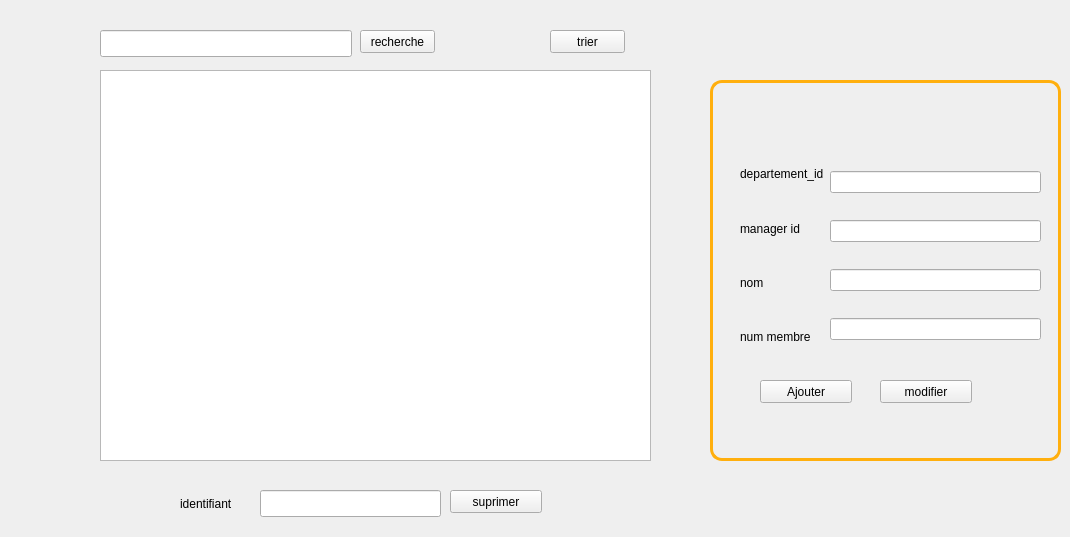
      <widget class="QWidget" name="page_12">
       <widget class="QLineEdit" name="lineEditrecherchee_2">
        <property name="geometry">
         <rect>
          <x>100</x>
          <y>30</y>
          <width>252</width>
          <height>27</height>
         </rect>
        </property>
        <property name="styleSheet">
         <string notr="true"/>
        </property>
        <property name="text">
         <string/>
        </property>
       </widget>
       <widget class="QTableView" name="tabemployee_2">
        <property name="geometry">
         <rect>
          <x>100</x>
          <y>70</y>
          <width>551</width>
          <height>391</height>
         </rect>
        </property>
       </widget>
       <widget class="QPushButton" name="pb_trierr_2">
        <property name="geometry">
         <rect>
          <x>550</x>
          <y>30</y>
          <width>75</width>
          <height>23</height>
         </rect>
        </property>
        <property name="text">
         <string>trier</string>
        </property>
       </widget>
       <widget class="QPushButton" name="pb_ajouterr_2">
        <property name="geometry">
         <rect>
          <x>760</x>
          <y>380</y>
          <width>92</width>
          <height>23</height>
         </rect>
        </property>
        <property name="styleSheet">
         <string notr="true"/>
        </property>
        <property name="text">
         <string>Ajouter</string>
        </property>
       </widget>
       <widget class="QPushButton" name="pb_supprimerr_2">
        <property name="geometry">
         <rect>
          <x>450</x>
          <y>490</y>
          <width>92</width>
          <height>23</height>
         </rect>
        </property>
        <property name="styleSheet">
         <string notr="true"/>
        </property>
        <property name="text">
         <string>suprimer</string>
        </property>
       </widget>
       <widget class="QWidget" name="horizontalLayoutWidget_7">
        <property name="geometry">
         <rect>
          <x>740</x>
          <y>150</y>
          <width>301</width>
          <height>211</height>
         </rect>
        </property>
        <layout class="QHBoxLayout" name="horizontalLayout_10">
         <item>
          <layout class="QVBoxLayout" name="verticalLayout_21">
           <item>
            <widget class="QLabel" name="label_70">
             <property name="text">
              <string>departement_id</string>
             </property>
            </widget>
           </item>
           <item>
            <widget class="QLabel" name="label_71">
             <property name="text">
              <string>manager id</string>
             </property>
            </widget>
           </item>
           <item>
            <widget class="QLabel" name="label_72">
             <property name="text">
              <string>nom</string>
             </property>
            </widget>
           </item>
           <item>
            <widget class="QLabel" name="label_73">
             <property name="text">
              <string>num membre</string>
             </property>
            </widget>
           </item>
          </layout>
         </item>
         <item>
          <layout class="QVBoxLayout" name="verticalLayout_22">
           <item>
            <widget class="QLineEdit" name="lineEdit_idd_2">
             <property name="text">
              <string/>
             </property>
            </widget>
           </item>
           <item>
            <widget class="QLineEdit" name="lineEdit_managerr">
             <property name="enabled">
              <bool>true</bool>
             </property>
            </widget>
           </item>
           <item>
            <widget class="QLineEdit" name="lineEdit_nomm_2"/>
           </item>
           <item>
            <widget class="QLineEdit" name="lineEdit_num_membre"/>
           </item>
          </layout>
         </item>
        </layout>
       </widget>
       <widget class="QLabel" name="label_74">
        <property name="geometry">
         <rect>
          <x>180</x>
          <y>480</y>
          <width>56</width>
          <height>48</height>
         </rect>
        </property>
        <property name="text">
         <string>identifiant</string>
        </property>
       </widget>
       <widget class="QPushButton" name="pb_modifierr_2">
        <property name="geometry">
         <rect>
          <x>880</x>
          <y>380</y>
          <width>92</width>
          <height>23</height>
         </rect>
        </property>
        <property name="styleSheet">
         <string notr="true"/>
        </property>
        <property name="text">
         <string>modifier</string>
        </property>
       </widget>
       <widget class="QPushButton" name="pb_recherchee_2">
        <property name="geometry">
         <rect>
          <x>360</x>
          <y>30</y>
          <width>75</width>
          <height>23</height>
         </rect>
        </property>
        <property name="text">
         <string>recherche</string>
        </property>
       </widget>
       <widget class="QLineEdit" name="lineEdits_2">
        <property name="geometry">
         <rect>
          <x>260</x>
          <y>490</y>
          <width>181</width>
          <height>27</height>
         </rect>
        </property>
        <property name="text">
         <string/>
        </property>
       </widget>
       <widget class="QLabel" name="label_75">
        <property name="geometry">
         <rect>
          <x>710</x>
          <y>80</y>
          <width>351</width>
          <height>381</height>
         </rect>
        </property>
        <property name="styleSheet">
         <string notr="true">background-color: transparent;
border-radius: 12px;
border-color: rgb(255, 175, 14);
	padding: 5px;
border-width: 3px;
border-style: solid ;</string>
        </property>
        <property name="text">
         <string/>
        </property>
       </widget>
       <zorder>label_75</zorder>
       <zorder>lineEditrecherchee_2</zorder>
       <zorder>tabemployee_2</zorder>
       <zorder>pb_trierr_2</zorder>
       <zorder>pb_ajouterr_2</zorder>
       <zorder>pb_supprimerr_2</zorder>
       <zorder>horizontalLayoutWidget_7</zorder>
       <zorder>label_74</zorder>
       <zorder>pb_modifierr_2</zorder>
       <zorder>pb_recherchee_2</zorder>
       <zorder>lineEdits_2</zorder>
      </widget>
